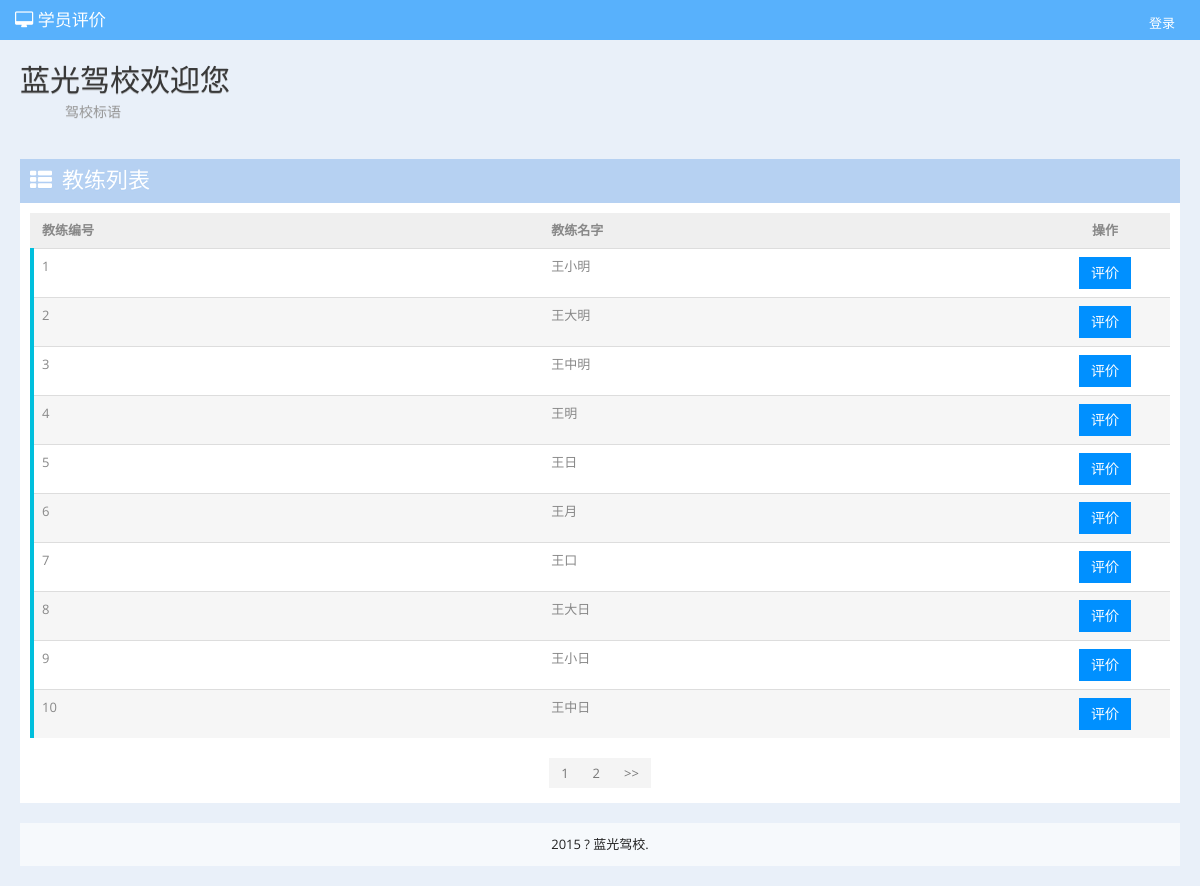
Screenshot of /Jiaoxiao/index.php/evaluate/goEvaluate with the database file from the repository.
### tables this page shows
CREATE TABLE `coach` (
  `id` int(128) NOT NULL AUTO_INCREMENT,
  `c_name` varchar(128) NOT NULL,
  `tel` varchar(128) NOT NULL,
  `price` varchar(128) NOT NULL COMMENT '价格',
  `star` int(11) NOT NULL COMMENT '星级',
  `img` varchar(256) NOT NULL,
  `description` varchar(512) DEFAULT NULL,
  `school_name` varchar(256) DEFAULT NULL COMMENT '所属驾校名',
  `school_url` varchar(256) DEFAULT NULL COMMENT '所属驾校网址',
  `deleted` tinyint(1) NOT NULL DEFAULT '0',
  PRIMARY KEY (`id`)
);

### Jiaoxiao/index.php (called while the page is built, shortened)
<?php
require_once BASEPATH.'core/CodeIgniter.php';

### Jiaoxiao/application/models/coach_model.php (called while the page is built, shortened)
<?php
    class Coach_model extends CI_Model{
        private $table_name = 'coach';
        public function count($where=array()) {
            $this->db->where($where);
            $this->db->from($this->table_name);
            return $this->db->count_all_results();
        }
        public function select($where=array(),$limit=0,$offset=0){
            $result=$this->db->get_where($this->table_name,$where,$offset,$limit);
            if ($result->num_rows() > 0) {
                return $result->result_array();
            }
            return false;
        }
    }

### Jiaoxiao/application/views/evaluate/evaluate_view.php (the view, shortened to what this page needs)
<!DOCTYPE html>
<html lang="en" class="no-js">
<head>
    <link rel="stylesheet" href="<?php echo base_url()?>/assets/bootstrap/css/bootstrap.min.css">
    <link rel="stylesheet" href="<?php echo base_url()?>/assets/font-awesome/css/font-awesome.min.css">
    <link rel="stylesheet" href="<?php echo base_url()?>/css/flaty.css">
    <link rel="stylesheet" href="<?php echo base_url()?>/css/flaty-responsive.css">
    <link rel="stylesheet" href="<?php echo base_url()?>/css/component.css">
    <link rel="stylesheet" href="<?php echo base_url()?>/css/bootstrap-stars.css">
</head>
<body>
    <div id="navbar" class="navbar">
        <a class="navbar-brand" href="#">
            <small>
                <i class="icon-desktop"></i>
                学员评价
            </small>
        </a>
        <ul class="nav flaty-nav pull-right">
            <?php $userData=$this->session->userData;?>
            <?php if($userData) {?>
            <li>
                <a  class="md-trigger" >
                    欢迎来到蓝光驾校，<?php echo $userData['nickname'];?>
                </a>
            </li>
            <li>
                <a href="<?php echo site_url('evaluate/logout')?>" class="md-trigger" >
                    <i class="icon-off"></i>
                </a>
            </li>
            <?php }else {?>
            <li>
                <a href="#" class="md-trigger" data-modal="login" id="user" value="login" >
                    登录
                </a>
            </li>
            <?php }?>
        </ul>
    </div>
<div class="container" id="main-container" >
    <div id="main-content" >
        <div class="page-title">
            <div>
                <h1>蓝光驾校欢迎您</h1>
                <h4>驾校标语</h4>
            </div>
        </div>
        <div class="row" >
            <div class="col-md-12">
                <div class="box box-blue">
                    <div class="box-title">
                        <h3><i class="icon-th-list"></i>教练列表</h3>
                    </div>
                    <div class="box-content">
                        <div class="table-responsive">
                            <table class="table table-advance">
                                <thead>
                                <tr>
                                    <th >教练编号</th>
                                    <th >教练名字</th>
                                    <th class="text-center" style="width:130px">操作</th>
                                </tr>
                                </thead>
                                <tbody>
                                <?php if($dataCoach):?>
                                    <?php foreach($dataCoach as $coach):?>
                                        <tr class="table-flag-blue">
                                            <td ><?php echo $coach['id'];?></td>
                                            <td ><?php echo $coach['c_name'];?></td>
                                            <td class="text-center">
                                                <a href="#" class="md-trigger btn btn-primary evaluate" data-modal="modal-12"  data-id="<?php echo $coach['id'];?>">评价</a>
                                            </td>
                                        </tr>
                                    <?php endforeach;?>
                                <?php endif;?>
                                </tbody>
                            </table>
                        </div>
                        <div class="text-center">
                            <?php echo $link;?>
                        </div>
                    </div>
                </div>
            </div>
        </div>
        <footer>
            <p>2015 ? 蓝光驾校.</p>
        </footer>
    </div>
</div>
</body>
</html>

### Jiaoxiao/application/controllers/evaluate.php (shortened to what this page needs)
<?php
class Evaluate extends MY_Controller{
    public function __construct(){
        $this->load->library('pagination');
        $this->load->model('user_model','user');
        $this->load->model('coach_model','coach');
        $this->load->model('evaluate_model','evaluate');
    }
    public function goEvaluate(){
        $pagesize=10;
        $count=$this->coach->count();
        $config['base_url']=site_url('evaluate/goEvaluate/');
        $config['total_rows']=$count;
        $config['per_page']=$pagesize;
        $config['next_link']='>>';
        $config['prev_link']='<<';
        $config['first_link']='首页';
        $config['last_link']='尾页';
        $config['full_tag_open']="<ul class='pagination'>";
        $config['full_tag_close']="</ul>";
        $config['prev_tag_open']='<li>';
        $config['prev_tag_close']='</li>';
        $config['next_tag_open']='<li>';
        $config['next_tag_close']='</li>';
        $config['first_tag_open']='<li>';
        $config['first_tag_close']='</li>';
        $config['last_tag_open']='<li>';
        $config['last_tag_close']='</li>';
        $config['num_tag_open']='<li>';
        $config['num_tag_close']='</li>';
        $config['cur_tag_open']='<li><a>';
        $config['cur_tag_close']='</a></li>';
        $offset=intval($this->uri->segment(3));
        $this->pagination->initialize($config);
        $dataCoach=$this->coach->select(array(),$offset,$pagesize);
        $list['dataCoach']=$dataCoach;
        $list['link']=$this->pagination->create_links();
        $this->load->view('/evaluate/evaluate_view',$list);
    }
}

### Jiaoxiao/css/component.css (style rules this page uses)
.container { min-height: 100%; }

### rows the page displays
coach: id "1", c_name "王小明"
coach: id "2", c_name "王大明"
coach: id "3", c_name "王中明"
coach: id "4", c_name "王明"
coach: id "5", c_name "王日"
coach: id "6", c_name "王月"
coach: id "7", c_name "王口"
coach: id "8", c_name "王大日"
coach: id "9", c_name "王小日"
coach: id "10", c_name "王中日"

### other values shown
$link "1 2 >>"
